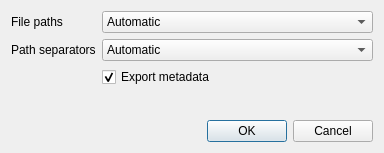
<?xml version="1.0" encoding="UTF-8"?>
<ui version="4.0">
 <class>PlaylistSaveOptionsDialog</class>
 <widget class="QDialog" name="PlaylistSaveOptionsDialog">
  <property name="geometry">
   <rect>
    <x>0</x>
    <y>0</y>
    <width>384</width>
    <height>153</height>
   </rect>
  </property>
  <property name="windowTitle">
   <string>Playlist options</string>
  </property>
  <layout class="QVBoxLayout" name="verticalLayout">
   <item>
    <layout class="QGridLayout" name="gridLayout" columnstretch="0,1">
     <item row="0" column="0">
      <widget class="QLabel" name="label">
       <property name="text">
        <string>File paths</string>
       </property>
      </widget>
     </item>
     <item row="1" column="0">
      <widget class="QLabel" name="label_2">
       <property name="text">
        <string>Path separators</string>
       </property>
      </widget>
     </item>
     <item row="0" column="1">
      <widget class="QComboBox" name="filePaths">
       <item>
        <property name="text">
         <string>Automatic</string>
        </property>
       </item>
       <item>
        <property name="text">
         <string>Relative</string>
        </property>
       </item>
       <item>
        <property name="text">
         <string>Absolute</string>
        </property>
       </item>
      </widget>
     </item>
     <item row="1" column="1">
      <widget class="QComboBox" name="pathSeparators">
       <item>
        <property name="text">
         <string>Automatic</string>
        </property>
       </item>
       <item>
        <property name="text">
         <string>Windows-style (\)</string>
        </property>
       </item>
       <item>
        <property name="text">
         <string>Unix-style (/)</string>
        </property>
       </item>
      </widget>
     </item>
     <item row="2" column="1">
      <widget class="QCheckBox" name="exportMetadata">
       <property name="text">
        <string>Export metadata</string>
       </property>
       <property name="checked">
        <bool>true</bool>
       </property>
      </widget>
     </item>
    </layout>
   </item>
   <item>
    <spacer name="verticalSpacer">
     <property name="orientation">
      <enum>Qt::Vertical</enum>
     </property>
     <property name="sizeHint" stdset="0">
      <size>
       <width>20</width>
       <height>40</height>
      </size>
     </property>
    </spacer>
   </item>
   <item>
    <widget class="QDialogButtonBox" name="buttonBox">
     <property name="orientation">
      <enum>Qt::Horizontal</enum>
     </property>
     <property name="standardButtons">
      <set>QDialogButtonBox::Cancel|QDialogButtonBox::Ok</set>
     </property>
    </widget>
   </item>
  </layout>
 </widget>
 <resources/>
 <connections>
  <connection>
   <sender>buttonBox</sender>
   <signal>accepted()</signal>
   <receiver>PlaylistSaveOptionsDialog</receiver>
   <slot>accept()</slot>
   <hints>
    <hint type="sourcelabel">
     <x>248</x>
     <y>254</y>
    </hint>
    <hint type="destinationlabel">
     <x>157</x>
     <y>274</y>
    </hint>
   </hints>
  </connection>
  <connection>
   <sender>buttonBox</sender>
   <signal>rejected()</signal>
   <receiver>PlaylistSaveOptionsDialog</receiver>
   <slot>reject()</slot>
   <hints>
    <hint type="sourcelabel">
     <x>316</x>
     <y>260</y>
    </hint>
    <hint type="destinationlabel">
     <x>286</x>
     <y>274</y>
    </hint>
   </hints>
  </connection>
 </connections>
</ui>
